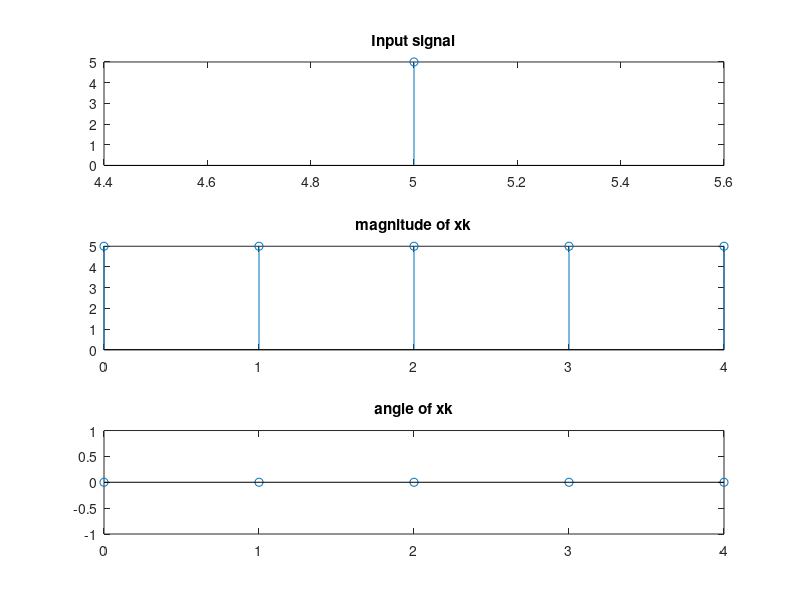

Source code (MATLAB):
clc;
clear all;
n = input("Enter the range of the given signal : ");
x = input("Enter the given signal ");
N = input("Enter the length of the FFT sequence");
subplot(3,1,1);
stem(n,x);
title("Input signal");

xk = fft(x,N);
magxk = abs(xk);
anglexk = angle(xk);
k=0:N-1;
subplot(3,1,2);
stem(k,magxk);
title("magnitude of xk");
subplot(3,1,3);
stem(k,anglexk);
title("angle of xk");
display(xk);

